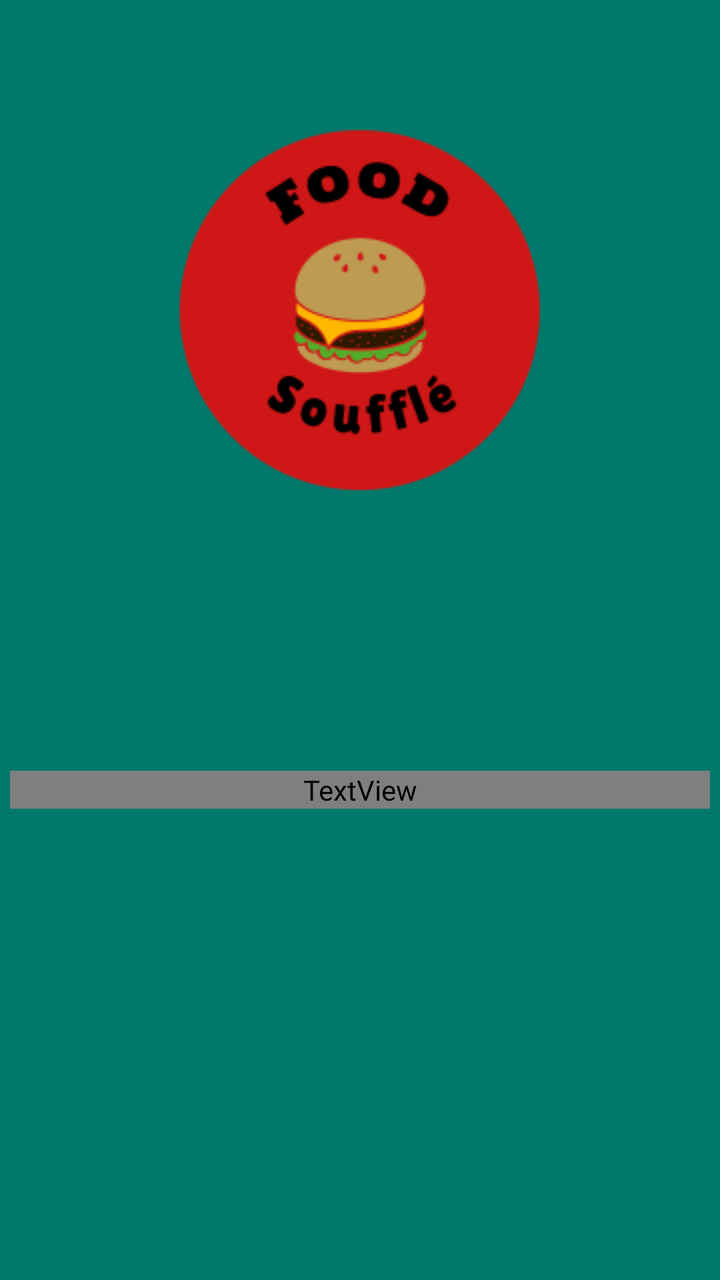
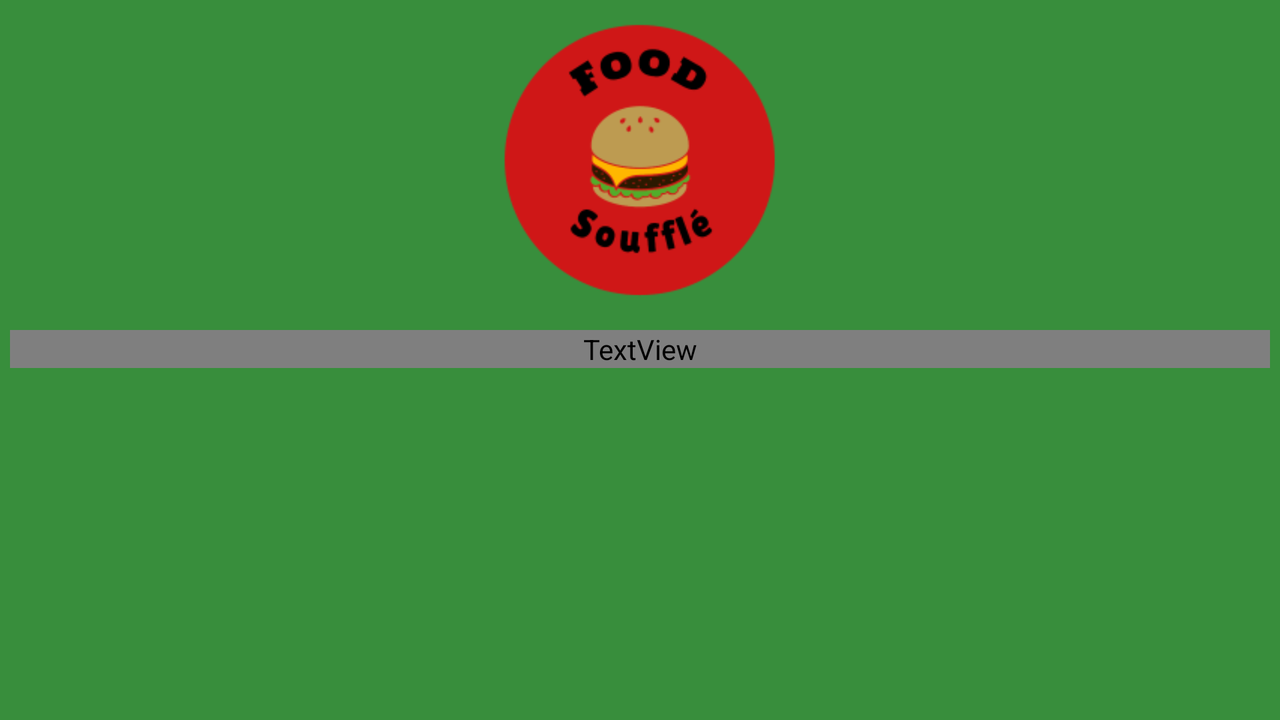

Two renders of one Android screen. The first uses the default layout on a phone; the second uses the alternative layout the repository ships for a different screen configuration, on a matching device. The two XML files are below.
<!-- AndroidManifest.xml: application theme AppTheme -->
<!-- res/layout/fragment_home.xml -->
<?xml version="1.0" encoding="utf-8"?>
<LinearLayout xmlns:android="http://schemas.android.com/apk/res/android"
    xmlns:app="http://schemas.android.com/apk/res-auto"
    xmlns:tools="http://schemas.android.com/tools"
    android:layout_width="match_parent"
    android:layout_height="match_parent"
    android:background="#00796B"
    android:gravity="center"
    android:orientation="vertical"
    android:padding="5dp"
    tools:context=".ui.home.HomeFragment">

    <LinearLayout
        android:layout_width="match_parent"
        android:layout_height="wrap_content"
        android:gravity="center"
        android:layout_marginTop="50dp"
        android:orientation="vertical">

        <ImageView
            android:id="@+id/imageViewLogo"
            android:layout_width="345dp"
            android:layout_height="200dp"
            app:srcCompat="@drawable/food_souffle"
            tools:ignore="ContentDescription" />
    </LinearLayout>

    <LinearLayout
        android:layout_width="match_parent"
        android:layout_height="match_parent"
        android:layout_marginBottom="100dp"
        android:gravity="center"
        android:orientation="vertical">

        <TextView
            android:id="@+id/textViewMensajeInicio"
            android:layout_width="match_parent"
            android:layout_height="wrap_content"
            android:fontFamily="@font/amaranth"
            android:gravity="center_horizontal"
            android:text="@string/mensajeInicio"
            android:textAlignment="center"
            android:textAppearance="@style/TextAppearance.AppCompat.Body1"
            android:textColor="@color/common_google_signin_btn_text_dark_default"
            android:textSize="18sp" />
    </LinearLayout>

</LinearLayout>
<!-- resources referenced by this layout -->
<resources>
  <!-- drawable food_souffle: png bitmap (drawable, 10851 bytes) -->
  <string name="mensajeInicio">"The doctor of the future will no longer treat human beings with medicine; he will cure and prevent diseases with nutrition." \n (Thomas Edison)</string>
  <style name="AppTheme" parent="Theme.AppCompat.Light.DarkActionBar">
          
          <item name="colorPrimary">@color/colorPrimary</item>
          <item name="colorPrimaryDark">#3F51B5</item>
          <item name="colorAccent">@color/colorAccent</item>
      </style>
  <color name="colorPrimary">#0097A7</color>
  <color name="colorAccent">#03DAC5</color>
</resources>
<!-- res/layout-land/fragment_home.xml (the repository's variant of the layout above) -->
<!-- drawn on the phone turned sideways -->
<?xml version="1.0" encoding="utf-8"?>
<LinearLayout xmlns:android="http://schemas.android.com/apk/res/android"
    xmlns:app="http://schemas.android.com/apk/res-auto"
    xmlns:tools="http://schemas.android.com/tools"
    android:layout_width="match_parent"
    android:layout_height="match_parent"
    android:background="#388E3C"
    android:gravity="center"
    android:orientation="vertical"
    android:padding="5dp"
    tools:context=".ui.home.HomeFragment">

    <LinearLayout
        android:layout_width="match_parent"
        android:layout_height="wrap_content"
        android:gravity="center"
        android:orientation="horizontal">

        <ImageView
            android:id="@+id/imageViewLogo"
            android:layout_width="345dp"
            android:layout_height="150dp"
            app:srcCompat="@drawable/food_souffle"
            tools:ignore="ContentDescription" />
    </LinearLayout>

    <LinearLayout
        android:layout_width="match_parent"
        android:layout_height="match_parent"
        android:layout_marginTop="10dp"
        android:orientation="horizontal">

        <TextView
            android:id="@+id/textViewMensajeInicio"
            android:layout_width="match_parent"
            android:layout_height="wrap_content"
            android:fontFamily="@font/amaranth"
            android:gravity="center_horizontal"
            android:text="@string/mensajeInicio"
            android:textAlignment="center"
            android:textAppearance="@style/TextAppearance.AppCompat.Body1"
            android:textColor="@color/common_google_signin_btn_text_dark_default"
            android:textSize="18sp" />
    </LinearLayout>

</LinearLayout>
